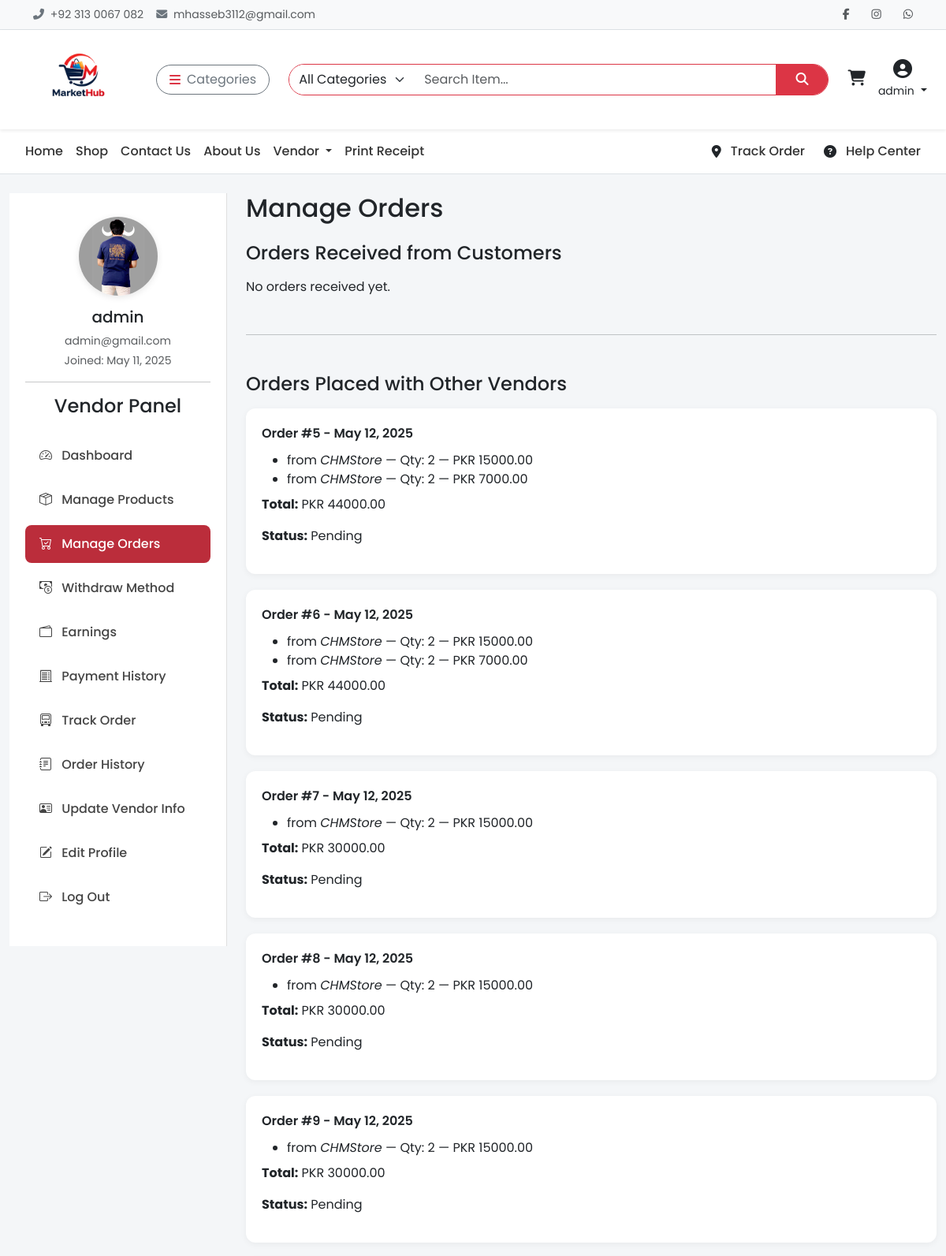
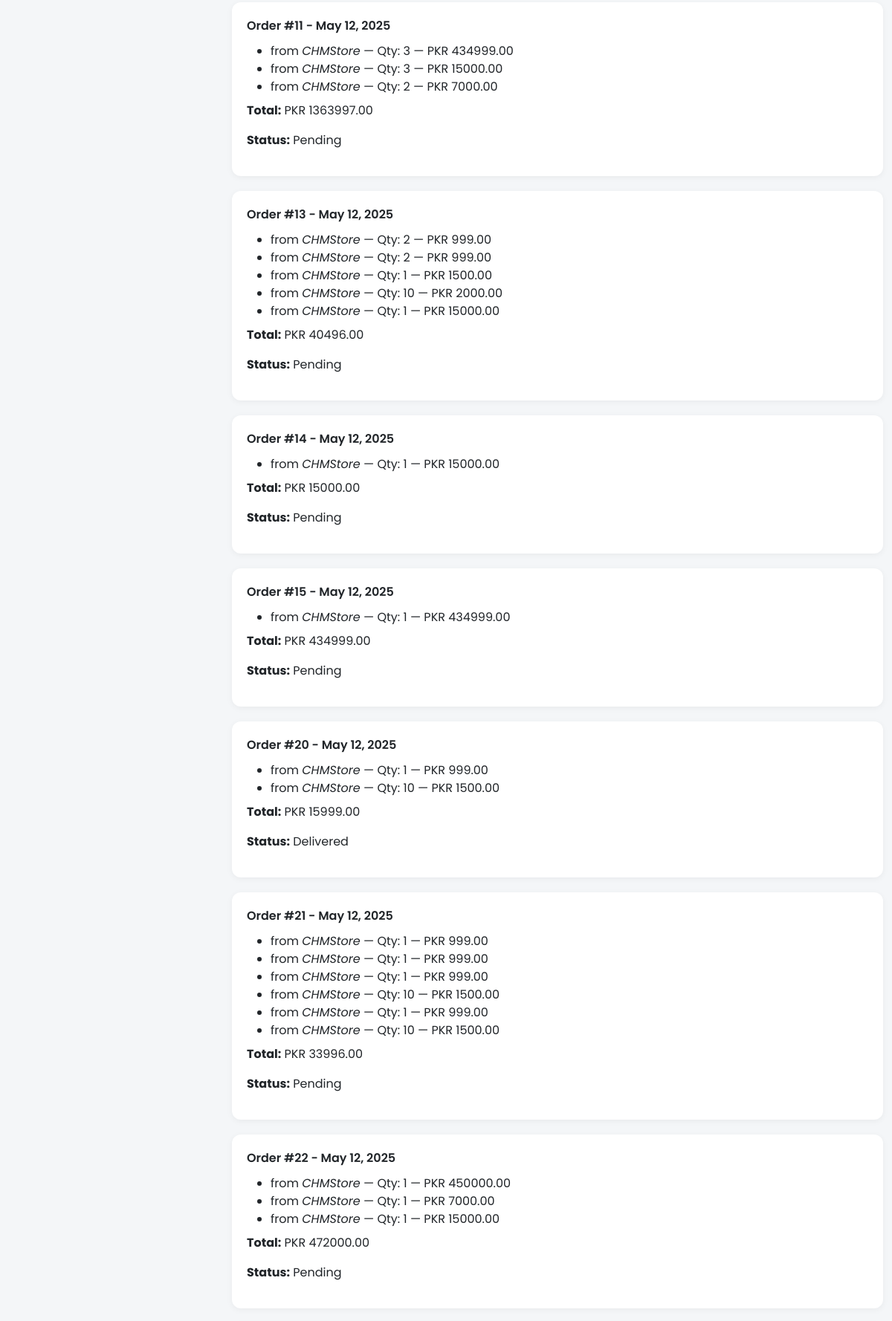
Screenshot of /vendor/orders/ (signed in, upper part) with the database file from the repository (2 pictures, top to bottom).
### api/models.py (models this page shows, shortened)
class CustomUser(AbstractUser):
    email = models.EmailField(unique=True)
    phone = models.CharField(max_length=20, blank=True)
    profile_image = models.ImageField(upload_to='profiles/', blank=True, null=True)
    is_vendor = models.BooleanField(default=False)
    is_customer = models.BooleanField(default=True)
    address = models.TextField(blank=True)

class Order(models.Model):
    STATUS_CHOICES = [
        ('Pending', 'Pending'),
        ('Processing', 'Processing'),
        ('Shipped', 'Shipped'),
        ('Delivered', 'Delivered'),
        ('Cancelled', 'Cancelled'),
        ('Returned', 'Returned'),
    ]
    user = models.ForeignKey(settings.AUTH_USER_MODEL, on_delete=models.SET_NULL, null=True, blank=True)
    full_name = models.CharField(max_length=255)
    email = models.EmailField()
    phone = models.CharField(max_length=20)
    address = models.TextField()
    city = models.CharField(max_length=100)
    zip_code = models.CharField(max_length=10)
    total_amount = models.DecimalField(max_digits=10, decimal_places=2)
    status = models.CharField(max_length=20, choices=STATUS_CHOICES, default='Pending')
    created_at = models.DateTimeField(auto_now_add=True)
    shipped_at = models.DateTimeField(null=True, blank=True)
    delivered_at = models.DateTimeField(null=True, blank=True)
    courier = models.CharField(max_length=100, blank=True, null=True)
    tracking_number = models.CharField(max_length=100, blank=True, null=True)
    estimated_delivery = models.DateField(default=default_estimated_delivery, null=True, blank=True)

class OrderItem(models.Model):
    order = models.ForeignKey(Order, related_name='items', on_delete=models.CASCADE)
    product = models.ForeignKey(Product, on_delete=models.CASCADE)
    color = models.CharField(max_length=50, blank=True, null=True)
    size = models.CharField(max_length=50, blank=True, null=True)
    price = models.DecimalField(max_digits=10, decimal_places=2)
    quantity = models.PositiveIntegerField()

class Product(models.Model):
    name = models.CharField(max_length=255)
    slug = models.SlugField(unique=True, blank=True)
    category = models.ForeignKey(Category, on_delete=models.CASCADE, related_name='products')
    short_details = models.TextField()
    description = models.TextField()
    brand = models.CharField(max_length=100, blank=True)
    base_price = models.DecimalField(max_digits=10, decimal_places=2)
    stock = models.PositiveIntegerField()
    image = models.ImageField(upload_to='products/')
    is_available = models.BooleanField(default=False)
    tags = models.CharField(max_length=255, blank=True, help_text="Comma-separated tags")
    created_at = models.DateTimeField(auto_now_add=True)
    updated_at = models.DateTimeField(auto_now=True)
    vendor = models.ForeignKey(Vendor, on_delete=models.SET_NULL, null=True, related_name="products")
    created_by = models.ForeignKey(settings.AUTH_USER_MODEL, on_delete=models.SET_NULL, null=True, related_name="products_added")

class Vendor(models.Model):
    user = models.OneToOneField(settings.AUTH_USER_MODEL, related_name='vendor', on_delete=models.CASCADE)
    vendor_slug = models.SlugField(blank=True, null=True)
    slug = models.SlugField(blank=True, null=True)
    business_name = models.CharField(max_length=255)
    business_type = models.CharField(max_length=100, choices=[
        ('Individual', 'Individual'),
        ('Company', 'Company'),
        ('Agency', 'Agency'),
    ])
    registration_number = models.CharField(max_length=100)
    tax_id = models.CharField(max_length=100, blank=True, null=True)
    business_description = models.TextField(blank=True)
    phone_number = models.CharField(max_length=20)
    alternate_phone = models.CharField(max_length=20, blank=True, null=True)
    address = models.TextField()
    city = models.CharField(max_length=100)
    state = models.CharField(max_length=100)
    zip_code = models.CharField(max_length=20)
    country = models.CharField(max_length=100)
    bank_name = models.CharField(max_length=100)
    account_holder_name = models.CharField(max_length=100)
    account_number = models.CharField(max_length=100)
    swift_code = models.CharField(max_length=100)
    total_earnings = models.DecimalField(max_digits=10, decimal_places=2, default=0)
    available_balance = models.DecimalField(max_digits=10, decimal_places=2, default=0)
    business_license = models.FileField(upload_to='vendor/licenses/')
    tax_certificate = models.FileField(upload_to='vendor/tax_docs/', blank=True, null=True)
    id_proof = models.FileField(upload_to='vendor/id_proof/')
    logo = models.ImageField(upload_to='vendor/logos/', blank=True, null=True)
    website = models.URLField(blank=True, null=True)
    social_links = models.TextField(blank=True, help_text="Add links separated by commas")
    average_rating = models.DecimalField(max_digits=3, decimal_places=2, default=0.0)
    total_reviews = models.PositiveIntegerField(default=0)
    verified_vendor = models.BooleanField(default=False)
    preferred_payment_method = models.CharField(max_length=50, choices=[
        ('Bank Transfer', 'Bank Transfer'),
        ('PayPal', 'PayPal'),
    ])
    is_payment_info_verified = models.BooleanField(default=False)
    agreed_to_terms = models.BooleanField(default=False)
    created_at = models.DateTimeField(auto_now_add=True)

### api/vendashviews.py (the view)
# urls.py: path('vendor/orders/', vendashviews.manage_orders, name='vendor_manage_orders'),
@login_required
def manage_orders(request):
    vendor_products = Product.objects.filter(vendor=request.user.vendor)
    sold_items = OrderItem.objects.filter(product__in=vendor_products).select_related('order')
    vendor_orders = Order.objects.filter(id__in=sold_items.values_list('order_id', flat=True).distinct())
    my_orders = Order.objects.filter(user=request.user)
    return render(request, 'vendor/manage_orders.html', {
        'vendor_orders': vendor_orders,
        'my_orders': my_orders,
    })

### api/context_processors.py (called while the page is built)
def cart_total_items(request):
    cart = Cart.get_or_create_cart(request)
    return {'cart': cart}

def categories(request):
    return {
        "categories": Category.objects.all()
    }

### api/models.py (called while the page is built)
    @property
    def total_items(self):
        return sum(item.quantity for item in self.items.all())

    @staticmethod
    def get_or_create_cart(request):
        if request.user.is_authenticated:
            cart, _ = Cart.objects.get_or_create(user=request.user, session_key=None)
        else:
            session_key = request.session.session_key
            if not session_key:
                request.session.create()
                session_key = request.session.session_key
            cart, _ = Cart.objects.get_or_create(user=None, session_key=session_key)
        return cart

### templates/vendor/manage_orders.html (shortened to what this page needs)
{% extends 'base.html' %}
{% load static %}
{% block content %}
<div class="container-fluid mt-4">
  <div class="row">
    <div class="col-lg-3">
      <div class="sidebar">
        <div class="text-center">
          <img
            src="{% if request.user.profile_image %}{{ request.user.profile_image.url }}{% else %}{% static 'images/default-user.png' %}{% endif %}"
            alt="User Image" class="user-img">
          <h5 class="mt-2">{{ request.user.username }}</h5>
          <p class="text-muted small mb-1">{{ request.user.email }}</p>
          <p class="small text-muted">Joined: {{ request.user.date_joined|date:"M d, Y" }}</p>
        </div>
        <hr>
        {% include 'includes/sidebar_vendor.html' %}
      </div>
    </div>
    <div class="col-lg-9">
      <h2 class="mb-4">Manage Orders</h2>
      <h4 class="mb-3">Orders Received from Customers</h4>
      {% if vendor_orders %}
      {% for order in vendor_orders %}
      <div class="order-card">
        <div class="order-header">Order #{{ order.id }} - {{ order.created_at|date:"M d, Y" }}</div>
        <p><strong>Customer:</strong> {{ order.full_name }} ({{ order.email }})</p>
        <ul class="mb-2">
          {% for item in order.items.all %}
          <li>
            <strong>{{ item.product.title }}</strong> —
            Qty: {{ item.quantity }} —
            PKR {{ item.price }}
          </li>
          {% endfor %}
        </ul>
        <p><strong>Total:</strong> PKR {{ order.total_amount }}</p>
        <p><strong>Status:</strong> {{ order.status }}</p>
        <div class="order-actions">
          <a href="{% url 'vendor_order_detail' order.id %}" class="btn btn-sm btn-outline-info">Complete Details</a>
        </div>
      </div>
      {% endfor %}
      {% else %}
      <p>No orders received yet.</p>
      {% endif %}
      <hr class="my-5">
      <h4 class="mb-3">Orders Placed with Other Vendors</h4>
      {% if my_orders %}
      {% for order in my_orders %}
      <div class="order-card">
        <div class="order-header">Order #{{ order.id }} - {{ order.created_at|date:"M d, Y" }}</div>
        <ul class="mb-2">
          {% for item in order.items.all %}
          <li>
            <strong>{{ item.product.title }}</strong> from <em>{{ item.product.vendor.business_name }}</em> —
            Qty: {{ item.quantity }} —
            PKR {{ item.price }}
          </li>
          {% endfor %}
        </ul>
        <p><strong>Total:</strong> PKR {{ order.total_amount }}</p>
        <p><strong>Status:</strong> {{ order.status }}</p>
      </div>
      {% endfor %}
      {% else %}
      <p>You haven't purchased from other vendors yet.</p>
      {% endif %}
    </div>
  </div>
</div>
{% endblock %}

### templates/includes/header.html (shortened to what this page needs)
{% load static %}
<div class="topbar border-bottom bg-light py-2 small">
  <div class="container d-flex justify-content-between align-items-center flex-wrap">
    <div class="text-muted d-flex align-items-center gap-3">
      <span><i class="fas fa-phone-alt me-1 text-secondary"></i> +92 313 0067 082</span>
      <span><i class="fas fa-envelope me-1 text-secondary"></i> mhasseb3112@gmail.com</span>
    </div>
    <div class="d-flex align-items-center gap-3 mt-2 mt-md-0">
      <a href="https://www.facebook.com/mhaseeb.haseeb.5817" class="text-muted"><i class="fab fa-facebook-f"></i></a>
      <a href="https://www.instagram.com/muhammadhaseeb012" class="text-muted"><i class="fab fa-instagram"></i></a>
      <a href="https://wa.me/923130067082" class="text-muted"><i class="fab fa-whatsapp"></i></a>
    </div>
  </div>
</div>
<nav class="navbar navbar-expand-lg bg-white shadow-sm sticky-top">
  <div class="container-fluid px-4">
    <a class="navbar-brand me-4 d-flex align-items-center" href="{% url 'home' %}">
      <img src="{% static 'images/logo-1.png' %}" alt="MarketHub" class="img-fluid" style="height: 100px; width: auto;">
    </a>
    <div class="dropdown me-3">
      <button class="btn btn-outline-secondary d-flex align-items-center rounded-pill px-3" type="button"
        data-bs-toggle="dropdown">
        <i class="fas fa-bars me-2 text-danger"></i> Categories
      </button>
    </div>
    <form class="d-flex flex-grow-1 mx-2" method="GET" action="{% url 'search_products' %}">
      <div class="input-group rounded-pill overflow-hidden border border-danger">
        <select name="category" class="form-select border-0" style="max-width: 160px;">
          <option value="">All Categories</option>
        </select>
        <input type="search" name="q" class="form-control border-0" placeholder="Search Item..." required>
        <button class="btn btn-danger rounded-0 px-4" type="submit"><i class="fas fa-search"></i></button>
      </div>
    </form>
    <div class="d-flex align-items-center ms-3 gap-3">
      <a href="#" id="cart-icon" class="text-dark position-relative" data-bs-toggle="offcanvas"
        data-bs-target="#cartSidebar">
        <i class="fas fa-shopping-cart fs-5"></i>
        <br>
      </a>
      {% if user.is_authenticated %}
      <div class="dropdown text-center">
        <a href="#" class="text-dark text-decoration-none dropdown-toggle" data-bs-toggle="dropdown">
          <i class="fas fa-user-circle fs-4"></i><br>
          <small>{{ user.username }}</small>
        </a>
      </div>
      {% else %}
      <a href="#" class="text-dark text-decoration-none text-center" data-bs-toggle="modal"
        data-bs-target="#loginModal">
        <i class="fas fa-sign-in-alt fs-5"></i><br><small>Login</small>
      </a>
      {% endif %}
    </div>
  </div>
</nav>

### templates/base.html (style rules this page uses)
* { font-family: 'Poppins', sans-serif; }
body { background-color: #f4f4f4; }
.topbar { background-color: #f8f9fa; font-size: 14px; padding: 6px 0; }
.topbar a { color: #333; margin-left: 12px; transition: color 0.2s ease; }
.navbar-brand img { height: 44px; }

### templates/vendor/manage_orders.html (style rules this page uses)
.user-img { width: 100px; height: 100px; object-fit: cover; border-radius: 50%; display: block; margin: 0 auto 15px; box-shadow: 0 2px 8px rgba(0, 0, 0, 0.1); }
.order-card { background: white; border-radius: 12px; padding: 20px; box-shadow: 0 2px 8px rgba(0, 0, 0, 0.05); margin-bottom: 20px; }
.order-header { font-weight: 600; margin-bottom: 10px; }
body { background-color: #f4f6f8; font-family: 'Poppins', sans-serif; }
.sidebar { background: #fff; padding: 30px 20px; border-right: 1px solid #e0e0e0; min-height: 100vh; position: sticky; top: 0; }

### rows the page displays
CustomUser: username "admin", profile_image (picture), user.username "admin", user.email "admin@gmail.com", user.date_joined "May 11, 2025"
Order: id "5", created_at "May 12, 2025", total_amount "44000.00", status "Pending"
OrderItem: product.vendor.business_name "CHMStore", quantity "2", price "15000.00"
OrderItem: product.vendor.business_name "CHMStore", quantity "2", price "7000.00"
Order: id "6", created_at "May 12, 2025", total_amount "44000.00", status "Pending"
OrderItem: product.vendor.business_name "CHMStore", quantity "2", price "15000.00"
OrderItem: product.vendor.business_name "CHMStore", quantity "2", price "7000.00"
Order: id "7", created_at "May 12, 2025", total_amount "30000.00", status "Pending"
OrderItem: product.vendor.business_name "CHMStore", quantity "2", price "15000.00"
Order: id "8", created_at "May 12, 2025", total_amount "30000.00", status "Pending"
OrderItem: product.vendor.business_name "CHMStore", quantity "2", price "15000.00"
Order: id "9", created_at "May 12, 2025", total_amount "30000.00", status "Pending"
OrderItem: product.vendor.business_name "CHMStore", quantity "2", price "15000.00"
Order: id "11", created_at "May 12, 2025", total_amount "1363997.00", status "Pending"
OrderItem: product.vendor.business_name "CHMStore", quantity "3", price "434999.00"
OrderItem: product.vendor.business_name "CHMStore", quantity "3", price "15000.00"
OrderItem: product.vendor.business_name "CHMStore", quantity "2", price "7000.00"
Order: id "13", created_at "May 12, 2025", total_amount "40496.00", status "Pending"
OrderItem: product.vendor.business_name "CHMStore", quantity "2", price "999.00"
OrderItem: product.vendor.business_name "CHMStore", quantity "2", price "999.00"
OrderItem: product.vendor.business_name "CHMStore", quantity "1", price "1500.00"
OrderItem: product.vendor.business_name "CHMStore", quantity "10", price "2000.00"
OrderItem: product.vendor.business_name "CHMStore", quantity "1", price "15000.00"
Order: id "14", created_at "May 12, 2025", total_amount "15000.00", status "Pending"
OrderItem: product.vendor.business_name "CHMStore", quantity "1", price "15000.00"
Order: id "15", created_at "May 12, 2025", total_amount "434999.00", status "Pending"
OrderItem: product.vendor.business_name "CHMStore", quantity "1", price "434999.00"
Order: id "20", created_at "May 12, 2025", total_amount "15999.00", status "Delivered"
OrderItem: product.vendor.business_name "CHMStore", quantity "1", price "999.00"
OrderItem: product.vendor.business_name "CHMStore", quantity "10", price "1500.00"
Order: id "21", created_at "May 12, 2025", total_amount "33996.00", status "Pending"
OrderItem: product.vendor.business_name "CHMStore", quantity "1", price "999.00"
OrderItem: product.vendor.business_name "CHMStore", quantity "1", price "999.00"
OrderItem: product.vendor.business_name "CHMStore", quantity "1", price "999.00"
OrderItem: product.vendor.business_name "CHMStore", quantity "10", price "1500.00"
OrderItem: product.vendor.business_name "CHMStore", quantity "1", price "999.00"
OrderItem: product.vendor.business_name "CHMStore", quantity "10", price "1500.00"
Order: id "22", created_at "May 12, 2025", total_amount "472000.00", status "Pending"
OrderItem: product.vendor.business_name "CHMStore", quantity "1", price "450000.00"
OrderItem: product.vendor.business_name "CHMStore", quantity "1", price "7000.00"
OrderItem: product.vendor.business_name "CHMStore", quantity "1", price "15000.00"
